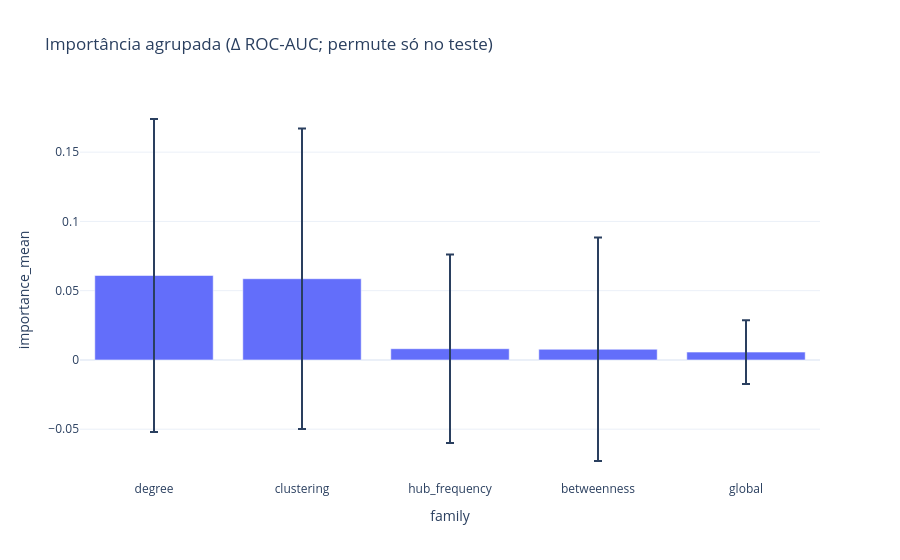

The cell this chart's notebook holds for it:
### Code cell
fig_fam = px.bar(
    df_fam,
    x="family",
    y="importance_mean",
    error_y="importance_std",
    title="Importância agrupada (Δ ROC-AUC; permute só no teste)",
)
fig_fam.update_layout(template="plotly_white", hovermode=False)
fig_fam.show(config={"displayModeBar": False})

top_family = df_fam.iloc[0]["family"]
top_family_cols = family_columns(FEATURE_COLS, top_family)
print(f"Família dominante: {top_family} ({len(top_family_cols)} colunas)")

col_rows = []
for col in top_family_cols:
    drops = []
    for est, base, (X_te, y_te) in zip(fitted, baselines, test_slices):
        for _ in range(N_PERM_IMPORTANCE):
            Xp = X_te.copy()
            Xp[col] = rng.permutation(Xp[col].to_numpy())
            drops.append(base - auc_decision(est, Xp, y_te))
    drops = np.asarray(drops, dtype=float)
    col_rows.append(
        {
            "feature": col,
            "importance_mean": float(drops.mean()),
            "importance_std": float(drops.std()),
        }
    )

df_col = pd.DataFrame(col_rows).sort_values("importance_mean", ascending=False)
df_col_top = df_col.head(TOP_K_FEATURES).copy()

def feature_to_electrode(feat: str):
    for prefix in (
        "degree_",
        "clustering_",
        "betweenness_",
        "hub_frequency_",
    ):
        if feat.startswith(prefix):
            elect = feat[len(prefix) :]
            if elect and not elect.isdigit():
                return elect, electrode_region(elect)
    return None, None


mapped = df_col_top["feature"].apply(feature_to_electrode)
df_col_top["electrode"] = [m[0] for m in mapped]
df_col_top["region"] = [m[1] for m in mapped]
df_col_top

### Figure 1 — Plotly figure (JSON) as saved in the notebook; plotly's stock layout.template omitted (floating-point values rounded to 4 significant figures)
{"data": [{"error_y": {"array": [0.113, 0.1084, 0.06801, 0.08064, 0.02306]}, "hovertemplate": "family=%{x}<br>importance_mean=%{y}<extra></extra>", "legendgroup": "", "marker": {"color": "#636efa", "pattern": {"shape": ""}}, "name": "", "orientation": "v", "showlegend": false, "textposition": "auto", "type": "bar", "x": ["degree", "clustering", "hub_frequency", "betweenness", "global"], "xaxis": "x", "y": [0.06095, 0.05862, 0.008095, 0.00769, 0.005643], "yaxis": "y"}], "layout": {"barmode": "relative", "hovermode": false, "legend": {"tracegroupgap": 0}, "title": {"text": "Importância agrupada (Δ ROC-AUC; permute só no teste)"}, "xaxis": {"anchor": "y", "domain": [0, 1], "title": {"text": "family"}}, "yaxis": {"anchor": "x", "domain": [0, 1], "title": {"text": "importance_mean"}}}}
